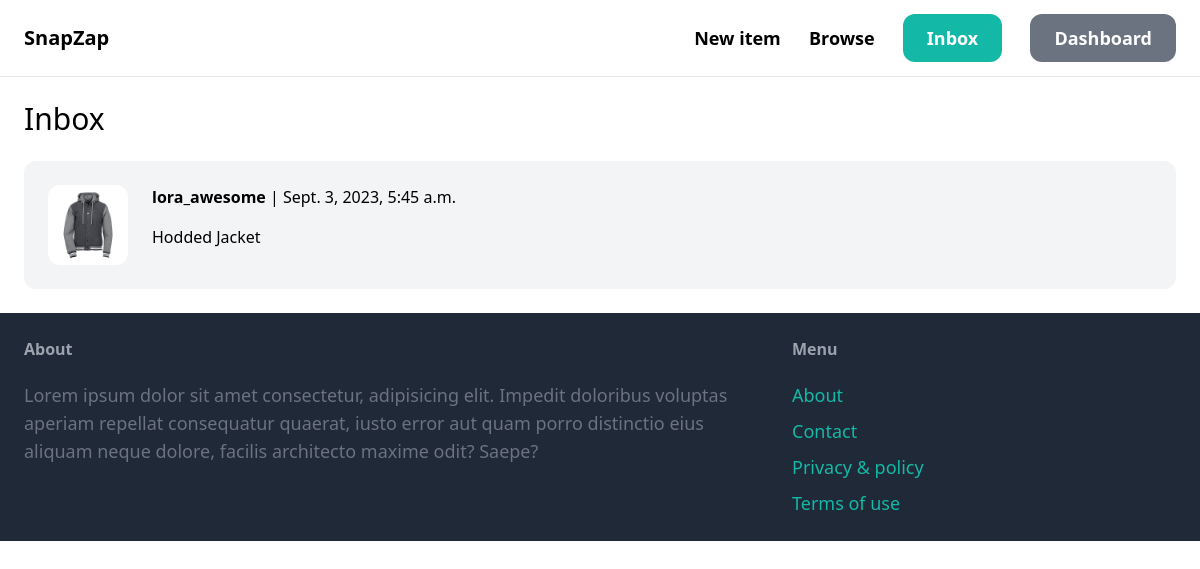
The page /inbox/ (signed in) on the database its author committed.
### conversation/models.py (models this page shows)
class Conversation(models.Model):
    item = models.ForeignKey(
        Item, related_name='conversations', on_delete=models.CASCADE)
    members = models.ManyToManyField(User, related_name='conversations')
    created_at = models.DateTimeField(auto_now_add=True)
    modified_at = models.DateTimeField(auto_now=True)
    class Meta:
        ordering = ('-modified_at',)

### item/models.py (models this page shows, shortened)
class Item(models.Model):
    category = models.ForeignKey(
        Category, related_name='items', on_delete=models.CASCADE)
    name = models.CharField(max_length=255)
    description = models.TextField(blank=True, null=True)
    price = models.FloatField()
    image = models.ImageField(upload_to='item_images', blank=True, null=True)
    is_sold = models.BooleanField(default=False)
    created_by = models.ForeignKey(
        User, related_name='items', on_delete=models.CASCADE)
    created_at = models.DateTimeField(auto_now_add=True)
    class Meta:
        ordering = ("name",)

### conversation/views.py (the view)
# urls.py: path('inbox/', include('conversation.urls')),
@login_required
def inbox(request):
    conversations = Conversation.objects.filter(members__in=[request.user.id])
    return render(request, 'conversation/inbox.html', context={"conversations": conversations})

### conversation/templates/conversation/inbox.html (shortened to what this page needs)
{% extends 'core/base.html' %}
{% block content %}
<h1 class='mb-6 text-3xl'>Inbox</h1>
<div class='space-y-6'>
{% for conversation in conversations %}
<a href="{% url 'conversation:chat-detail' pk=conversation.pk %}">
    <div class='p-6 flex bg-gray-100 rounded-xl'>
        <div class='pr-6'>
            <img src="{{conversation.item.image.url}}" class="w-20 rounded-xl"/>
        </div>
        <div>
            {% for member in conversation.members.all %}
                {% if member != request.user %}
                    <p class="mb-4">
                        <strong>{{member.username}}</strong> | {{conversation.modified_at}}
                    </p>
                    <p>{{conversation.item.name}}</p>
                {% endif %}
            {% endfor %}
        </div>
    </div>
</a>
{% endfor %}
</div>
{% endblock content %}

### rows shown on the page
Conversation: item.image (picture), modified_at "Sept. 3, 2023, 5:45 a.m.", item.name "Hodded Jacket"

### other values the page prints
{{ member.username }} "lora_awesome"
